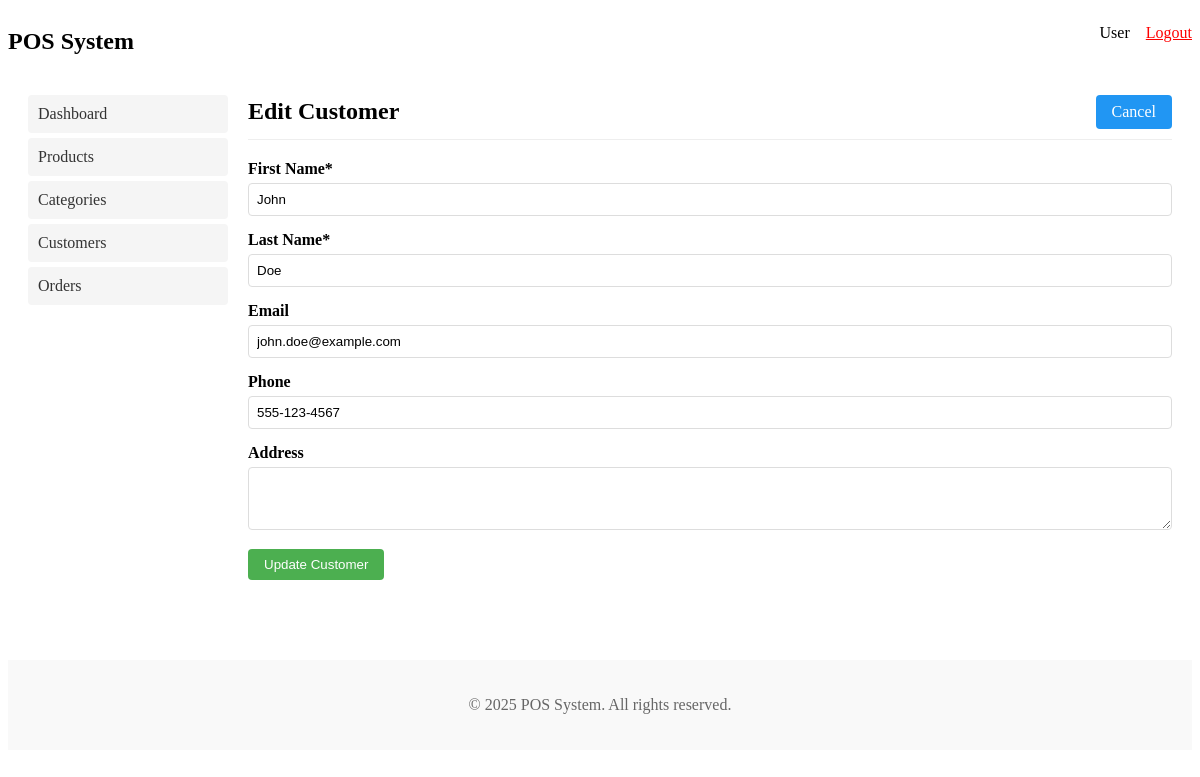
Page /customers.php?edit=1 (signed in) on the committed database.
### tables this page shows
CREATE TABLE IF NOT EXISTS `customers` (
  `id` INT AUTO_INCREMENT PRIMARY KEY,
  `first_name` VARCHAR(50) NOT NULL,
  `last_name` VARCHAR(50) NOT NULL,
  `email` VARCHAR(100) UNIQUE,
  `phone` VARCHAR(20),
  `address` TEXT,
  `created_at` TIMESTAMP DEFAULT CURRENT_TIMESTAMP,
  `updated_at` TIMESTAMP DEFAULT CURRENT_TIMESTAMP ON UPDATE CURRENT_TIMESTAMP
);

### customers.php (the view, shortened to what this page needs)
<?php
require_once 'db.php';
$edit_mode = false;
$customer = null;
if (isset($_GET['edit']) && !empty($_GET['edit'])) {
    $edit_mode = true;
    $customer_id = $_GET['edit'];
    $sql = "SELECT * FROM customers WHERE id = ?";
    $stmt = $db->prepare($sql);
    $stmt->bind_param("i", $customer_id);
    $stmt->execute();
    $result = $stmt->get_result();
    if ($result->num_rows > 0) {
        $customer = $result->fetch_assoc();
    } else {
        $_SESSION['error_message'] = 'Customer not found';
        header('Location: customers.php');
        exit;
    }
}
include 'includes/header.php';
?>
<div class="admin-header">
    <div class="admin-title"><?php echo $edit_mode ? 'Edit Customer' : 'Manage Customers'; ?></div>
    <div class="admin-actions">
        <?php if ($edit_mode): ?>
            <a href="customers.php" class="btn btn-secondary">Cancel</a>
        <?php else: ?>
            <button type="button" class="btn btn-primary" onclick="toggleForm()">Add New Customer</button>
        <?php endif; ?>
    </div>
</div>
<div id="customerForm" style="display: <?php echo $edit_mode ? 'block' : 'none'; ?>; margin-bottom: 30px;">
    <form method="post" action="customers.php">
        <div class="form-group">
            <label for="first_name">First Name*</label>
            <input type="text" id="first_name" name="first_name" class="form-control" required
                value="<?php echo $edit_mode ? htmlspecialchars($customer['first_name']) : ''; ?>">
        </div>
        <div class="form-group">
            <label for="last_name">Last Name*</label>
            <input type="text" id="last_name" name="last_name" class="form-control" required
                value="<?php echo $edit_mode ? htmlspecialchars($customer['last_name']) : ''; ?>">
        </div>
        <div class="form-group">
            <label for="email">Email</label>
            <input type="email" id="email" name="email" class="form-control"
                value="<?php echo $edit_mode ? htmlspecialchars($customer['email']) : ''; ?>">
        </div>
        <div class="form-group">
            <label for="phone">Phone</label>
            <input type="text" id="phone" name="phone" class="form-control"
                value="<?php echo $edit_mode ? htmlspecialchars($customer['phone']) : ''; ?>">
        </div>
        <div class="form-group">
            <label for="address">Address</label>
            <textarea id="address" name="address" class="form-control" rows="3"><?php echo $edit_mode ? htmlspecialchars($customer['address']) : ''; ?></textarea>
        </div>
        <div class="form-group">
            <button type="submit" class="btn btn-primary"><?php echo $edit_mode ? 'Update Customer' : 'Create Customer'; ?></button>
        </div>
    </form>
</div>
<?php
include 'includes/footer.php';
?>

### includes/header.php (style rules this page uses)
.admin-header { display: flex; justify-content: space-between; align-items: center; margin-bottom: 20px; padding-bottom: 10px; border-bottom: 1px solid #eee; }
.admin-title { font-size: 24px; font-weight: bold; }
.admin-actions { display: flex; gap: 10px; }
.btn { display: inline-block; padding: 8px 16px; background-color: #4CAF50; color: white; text-decoration: none; border-radius: 4px; border: none; cursor: pointer; }
.btn-primary { background-color: #4CAF50; }
.btn-secondary { background-color: #2196F3; }
.form-group { margin-bottom: 15px; }
.form-group label { display: block; margin-bottom: 5px; font-weight: bold; }
.form-control { width: 100%; padding: 8px; border: 1px solid #ddd; border-radius: 4px; box-sizing: border-box; }

### rows in the picture
customers: first_name "John", last_name "Doe", email "john.doe@example.com", phone "555-123-4567"

### other values in the picture
$_SESSION['username'] "User"
